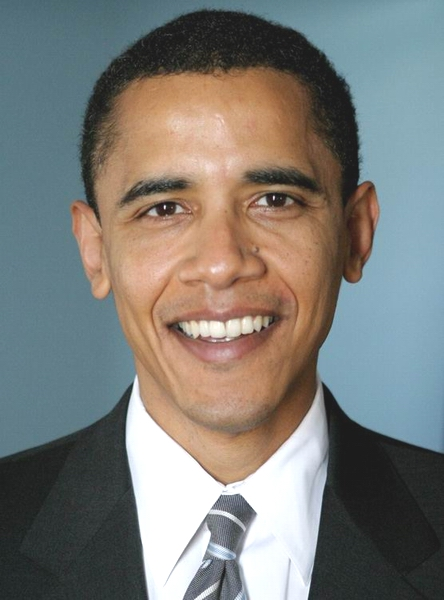
#> input picture facechain-verify/samples/probe_obama.jpg, 444 x 600 px
$ python -i opencv_backend.py   (imports and definitions only)
#> lines starting #> are read from the running program, lines starting #| are printed output that depends on the picture
### src/facechain/face/base.py
"""Face-engine abstractions shared by every backend."""

from __future__ import annotations

from dataclasses import dataclass, field
from typing import Protocol, runtime_checkable

import numpy as np


@dataclass(frozen=True)
class DetectedFace:
    """An axis-aligned face box in pixel coordinates.

    ``landmarks`` -- when a detector provides them -- is five ``(x, y)`` points in
    image pixels, ordered right-eye, left-eye, nose, right-mouth, left-mouth
    (the RetinaFace / YuNet convention). Alignment-aware engines use them; the
    rest ignore them.
    """

    x: int
    y: int
    w: int
    h: int
    det_score: float = 1.0
    landmarks: tuple[tuple[float, float], ...] | None = None

    @property
    def area(self) -> int:
        return int(self.w) * int(self.h)

    @property
    def bbox(self) -> list[int]:
        return [int(self.x), int(self.y), int(self.w), int(self.h)]

    # [6 lines left out: function clipped, not called in this run]


@dataclass
class EncodedFace:
    """A detected face plus its L2-normalised embedding."""

    face: DetectedFace
    embedding: np.ndarray  # float32, ||v|| == 1
    engine: str
    engine_version: str
    quality: float = 0.0
    extra: dict[str, float] = field(default_factory=dict)


@runtime_checkable
class FaceEngine(Protocol):
    """Every backend implements exactly this."""

    name: str
    version: str

    @classmethod
    def available(cls) -> bool: ...

    def detect(self, rgb: np.ndarray) -> list[DetectedFace]: ...

    def embed(self, rgb: np.ndarray, face: DetectedFace) -> np.ndarray: ...


# [9 lines left out: function cosine, not called in this run]

### src/facechain/face/cascade.py
"""Locate the frontal-face Haar cascade without vendoring a huge XML blob.

Priority order:

1. The copy shipped inside ``opencv-python`` / ``opencv-python-headless``
   (``cv2.data.haarcascades``) -- present whenever OpenCV is installed, which is
   the default. Nothing to unpack.
2. A gzip-compressed fallback vendored at ``face/models/*.xml.gz`` (~130 KB),
   decompressed once into a per-user cache directory. This keeps the pure
   ``numpy + Pillow`` install (no OpenCV) fully working and offline.

The raw ~900 KB XML is deliberately **not** committed: GitHub refuses to render
files that large in the browser, and it needlessly bloats clones.
"""

from __future__ import annotations

import gzip
import hashlib
import os
import tempfile
from functools import lru_cache
from importlib.resources import files
from pathlib import Path

_CASCADE_NAME = "haarcascade_frontalface_default.xml"
_GZ_RESOURCE = f"{_CASCADE_NAME}.gz"


def _from_opencv() -> Path | None:
    try:
        import cv2
    except Exception:  # OpenCV is optional
        return None
    data_dir = getattr(getattr(cv2, "data", None), "haarcascades", None)
    if not data_dir:
        return None
    candidate = Path(data_dir) / _CASCADE_NAME
    return candidate if candidate.is_file() else None


# [8 lines left out: function cascade_bytes, not called in this run]


@lru_cache(maxsize=1)
def cascade_path() -> str:
    """Filesystem path to the cascade XML (OpenCV needs a path, not bytes).

    Returns the OpenCV-bundled file directly when present; otherwise materialises
    the decompressed fallback in a stable, content-addressed cache location.
    """
    opencv_path = _from_opencv()
    if opencv_path is not None:
        return str(opencv_path)

    data = cascade_bytes()
    digest = hashlib.sha256(data).hexdigest()[:16]
    cache_dir = Path(os.environ.get("FACECHAIN_CACHE_DIR", Path(tempfile.gettempdir()) / "facechain"))
    cache_dir.mkdir(parents=True, exist_ok=True)
    target = cache_dir / f"{_CASCADE_NAME}.{digest}.xml"
    if not target.is_file() or target.stat().st_size != len(data):
        tmp = target.with_suffix(".xml.tmp")
        tmp.write_bytes(data)
        tmp.replace(target)
    return str(target)

### src/facechain/face/opencv_backend.py
"""OpenCV Haar-cascade detector + LBPH descriptor (default engine).

Installs cleanly on CPython 3.11-3.14 via ``opencv-python-headless>=4.9,<5``
(OpenCV 5 removed the legacy ``CascadeClassifier`` API). The frontal-face cascade
is loaded from :mod:`facechain.face.cascade` (OpenCV's own bundled copy, or a
compressed fallback); encoding uses the shared
:mod:`facechain.face.descriptor` LBPH implementation.
"""

from __future__ import annotations

from functools import lru_cache
from typing import Any

import numpy as np

from .base import DetectedFace
from .cascade import cascade_path
from .descriptor import EMBED_DIM, lbph_embedding


@lru_cache(maxsize=1)
def _load_cascade() -> Any:
    import cv2

    clf = cv2.CascadeClassifier(cascade_path())
    if clf.empty():  # pragma: no cover - would mean a corrupt asset
        raise RuntimeError(f"failed to load Haar cascade from {cascade_path()!r}")
    return clf


class OpenCVFaceEngine:
    name = "opencv-haar-lbph"
    embed_dim = EMBED_DIM

    def __init__(self) -> None:
        import cv2

        self.version = f"opencv-{cv2.__version__}"
        self._cv2: Any = cv2
        self._cascade: Any = _load_cascade()

    @classmethod
    def available(cls) -> bool:
        try:
            import cv2

            return hasattr(cv2, "CascadeClassifier")
        except Exception:
            return False

    def detect(self, rgb: np.ndarray) -> list[DetectedFace]:
        cv2 = self._cv2
        gray = cv2.cvtColor(rgb, cv2.COLOR_RGB2GRAY)
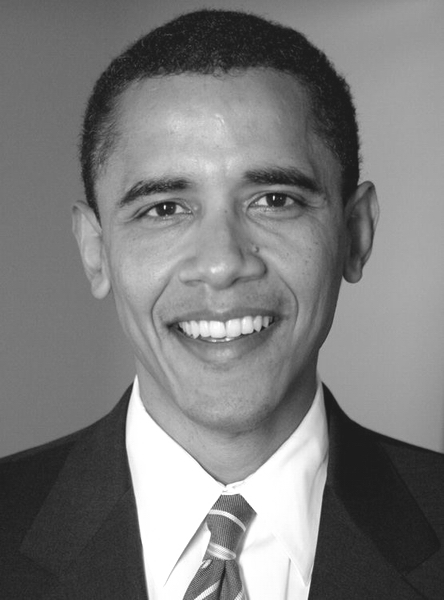
#> gray: shape (600, 444); min 26, max 255, mean 123.8
        gray = cv2.equalizeHist(gray)
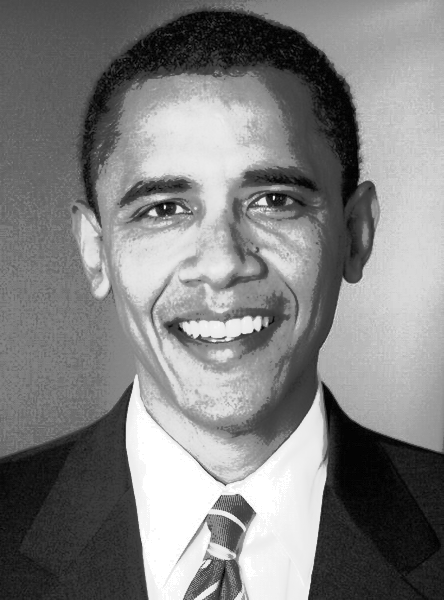
#> gray: shape (600, 444); min 0, max 255, mean 128.7
        raw = self._cascade.detectMultiScale(
            gray,
            scaleFactor=1.1,
            minNeighbors=6,
            minSize=(40, 40),
            flags=cv2.CASCADE_SCALE_IMAGE,
        )
#> raw = [[70, 89, 295, 295]]
        faces = [DetectedFace(int(x), int(y), int(w), int(h), 1.0) for (x, y, w, h) in raw]
#> faces = 1 item
        faces.sort(key=lambda f: f.area, reverse=True)
        return faces

    def embed(self, rgb: np.ndarray, face: DetectedFace) -> np.ndarray:
        return lbph_embedding(rgb, face)

>>> import cv2
>>> picture = cv2.cvtColor(cv2.imread('../../../facechain-verify/samples/probe_obama.jpg'), cv2.COLOR_BGR2RGB)
>>> result = OpenCVFaceEngine().detect(picture)
#> result = 1 item

$ run again, on facechain-verify/samples/probe_repost.jpg
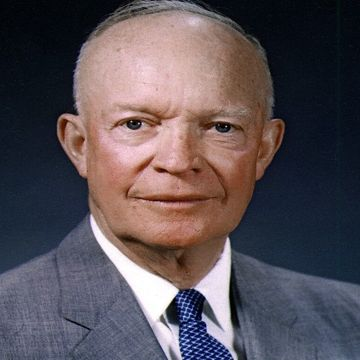
#> input picture facechain-verify/samples/probe_repost.jpg, 360 x 360 px
#> in detect, `gray = cv2.cvtColor(rgb, cv2.COLOR_RGB2GRAY)`:
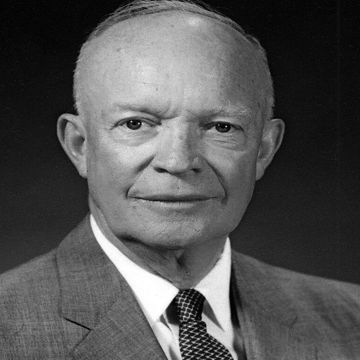
#> gray: shape (360, 360); min 0, max 255, mean 83.7
#> in detect, `gray = cv2.equalizeHist(gray)`:
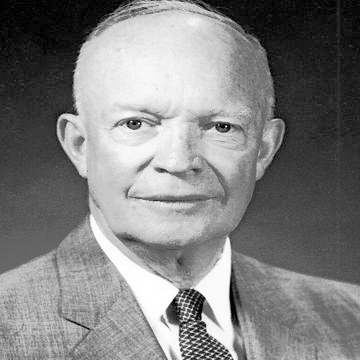
#> gray: shape (360, 360); min 0, max 255, mean 128.4
#> raw = [[65, 38, 213, 213]]
#> faces = 1 item
